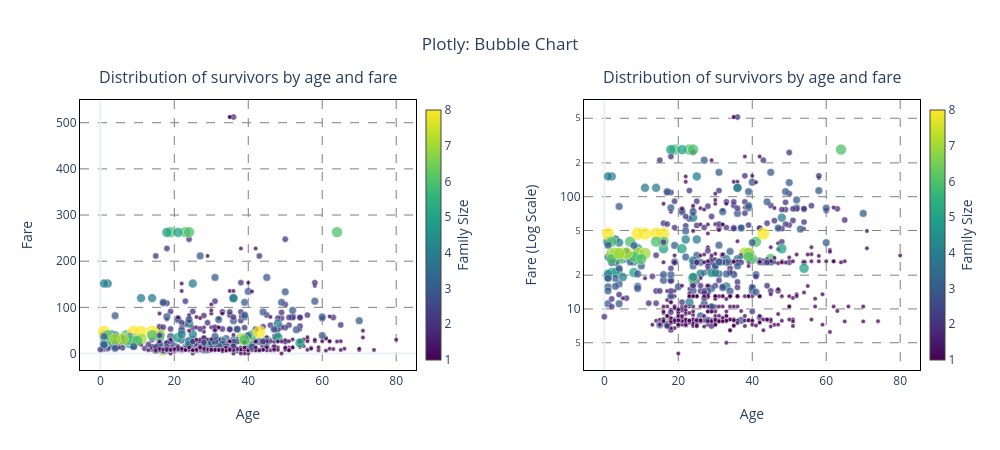

The cell this chart's notebook holds for it:
### Code cell
# Graphic results - Bubble Chart - Plotly

import plotly.express as px
import plotly.graph_objects as go
from plotly.subplots import make_subplots

# !pip install nbformat

# Input data
lib_name = "Plotly"
chart_name = "Bubble Chart"

# Solution
fig = (make_subplots(1, 2, horizontal_spacing=0.2, subplot_titles=("Distribution of survivors by age and fare",
                                                                     "Distribution of survivors by age and fare")).
       update_annotations(yshift=10))

row, col = 1, 1
fig.add_trace(go.Scatter(x=ages, y=fares, name="age,fare", mode='markers', marker=dict(
    size=family * 10,
    sizemode='area',
    color=family,
    colorscale='Viridis',
    reversescale=False,
    opacity=0.75,
    showscale=True,
    colorbar=dict(x=0.4, thickness=15, title=dict(text='Family Size', side='right')),
    line=dict(width=0.5)), showlegend=False), row=row, col=col)

fig.update_xaxes(title=dict(text="Age", standoff=2 * 10), row=row, col=col)
fig.update_yaxes(title=dict(text="Fare", standoff=2 * 10), row=row, col=col)
fig.update_xaxes(showgrid=True, gridwidth=1.0, gridcolor='gray', griddash='dash', row=row, col=col)
fig.update_yaxes(showgrid=True, gridwidth=1.0, gridcolor='gray', griddash='dash', row=row, col=col)

row, col = 1, 2
fig.add_trace(go.Scatter(x=ages, y=fares, name="age,fare", mode='markers', marker=dict(
    size=family * 10,
    sizemode='area',
    color=family,
    colorscale='Viridis',
    reversescale=False,
    opacity=0.75,
    showscale=True,
    colorbar=dict(x=1.0, thickness=15, title=dict(text='Family Size', side='right')),
    line=dict(width=0.5)), showlegend=False), row=row, col=col)
fig.update_yaxes(type="log", row=row, col=col)

fig.update_xaxes(title=dict(text="Age", standoff=2 * 10), row=row, col=col)
fig.update_yaxes(title=dict(text="Fare (Log Scale)", standoff=2 * 10), row=row, col=col)
fig.update_xaxes(showgrid=True, gridwidth=1.0, gridcolor='gray', griddash='dash', row=row, col=col)
fig.update_yaxes(showgrid=True, gridwidth=1.0, gridcolor='gray', griddash='dash', row=row, col=col)

fig.update_layout(width=1000, height=450, title_text=f"{lib_name}: {chart_name}", title_x=0.5, template="plotly_white",
                  showlegend=False)
fig.update_xaxes(showline=True, linewidth=1, linecolor='black', mirror=True)
fig.update_yaxes(showline=True, linewidth=1, linecolor='black', mirror=True)

fig.show()

### Figure 1 — Plotly figure (JSON) as saved in the notebook; plotly's stock layout.template omitted (floating-point values rounded to 4 significant figures; data arrays with more than 128 entries replaced by an {"elided": "..."} marker saying what was removed)
{"data": [{"marker": {"color": {"elided": "714 int values"}, "colorbar": {"thickness": 15, "title": {"side": "right", "text": "Family Size"}, "x": 0.4}, "colorscale": [[0.0, "#440154"], [0.1111, "#482878"], [0.2222, "#3e4989"], [0.3333, "#31688e"], [0.4444, "#26828e"], [0.5556, "#1f9e89"], [0.6667, "#35b779"], [0.7778, "#6ece58"], [0.8889, "#b5de2b"], [1.0, "#fde725"]], "line": {"width": 0.5}, "opacity": 0.75, "reversescale": false, "showscale": true, "size": {"elided": "714 int values"}, "sizemode": "area"}, "mode": "markers", "name": "age,fare", "showlegend": false, "x": {"elided": "714 int values"}, "y": {"elided": "714 float values"}, "type": "scatter", "xaxis": "x", "yaxis": "y"}, {"marker": {"color": {"elided": "714 int values"}, "colorbar": {"thickness": 15, "title": {"side": "right", "text": "Family Size"}, "x": 1.0}, "colorscale": [[0.0, "#440154"], [0.1111, "#482878"], [0.2222, "#3e4989"], [0.3333, "#31688e"], [0.4444, "#26828e"], [0.5556, "#1f9e89"], [0.6667, "#35b779"], [0.7778, "#6ece58"], [0.8889, "#b5de2b"], [1.0, "#fde725"]], "line": {"width": 0.5}, "opacity": 0.75, "reversescale": false, "showscale": true, "size": {"elided": "714 int values"}, "sizemode": "area"}, "mode": "markers", "name": "age,fare", "showlegend": false, "x": {"elided": "714 int values"}, "y": {"elided": "714 float values"}, "type": "scatter", "xaxis": "x2", "yaxis": "y2"}], "layout": {"xaxis": {"anchor": "y", "domain": [0.0, 0.4], "title": {"text": "Age", "standoff": 20}, "showgrid": true, "gridwidth": 1.0, "gridcolor": "gray", "griddash": "dash", "showline": true, "linewidth": 1, "linecolor": "black", "mirror": true}, "yaxis": {"anchor": "x", "domain": [0.0, 1.0], "title": {"text": "Fare", "standoff": 20}, "showgrid": true, "gridwidth": 1.0, "gridcolor": "gray", "griddash": "dash", "showline": true, "linewidth": 1, "linecolor": "black", "mirror": true}, "xaxis2": {"anchor": "y2", "domain": [0.6, 1.0], "title": {"text": "Age", "standoff": 20}, "showgrid": true, "gridwidth": 1.0, "gridcolor": "gray", "griddash": "dash", "showline": true, "linewidth": 1, "linecolor": "black", "mirror": true}, "yaxis2": {"anchor": "x2", "domain": [0.0, 1.0], "type": "log", "title": {"text": "Fare (Log Scale)", "standoff": 20}, "showgrid": true, "gridwidth": 1.0, "gridcolor": "gray", "griddash": "dash", "showline": true, "linewidth": 1, "linecolor": "black", "mirror": true}, "annotations": [{"font": {"size": 16}, "showarrow": false, "text": "Distribution of survivors by age and fare", "x": 0.2, "xanchor": "center", "xref": "paper", "y": 1.0, "yanchor": "bottom", "yref": "paper", "yshift": 10}, {"font": {"size": 16}, "showarrow": false, "text": "Distribution of survivors by age and fare", "x": 0.8, "xanchor": "center", "xref": "paper", "y": 1.0, "yanchor": "bottom", "yref": "paper", "yshift": 10}], "title": {"text": "Plotly: Bubble Chart", "x": 0.5}, "width": 1000, "height": 450, "showlegend": false}}
